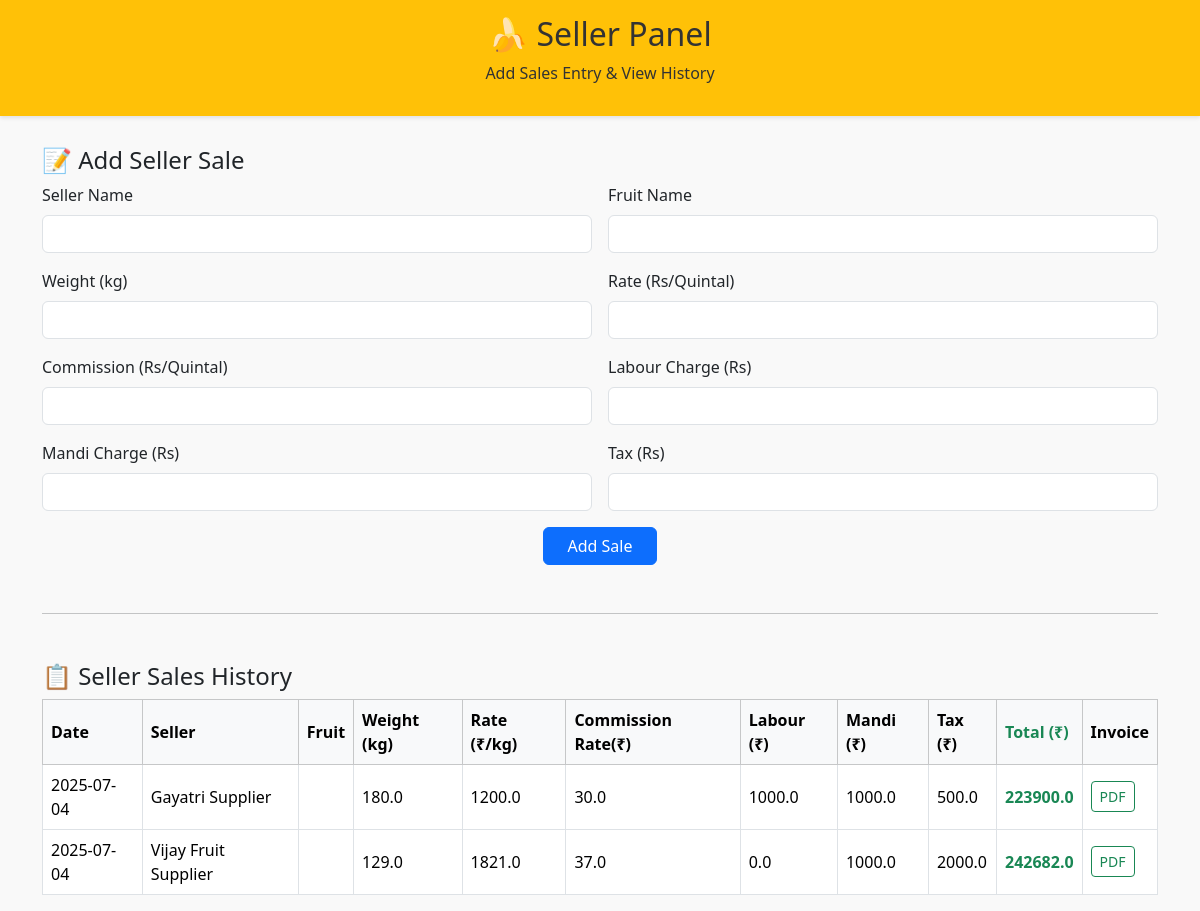
Screenshot of /seller (signed in) with the database file from the repository.
### app/models.py (models this page shows)
class SellerSale(db.Model):
    id = db.Column(db.Integer, primary_key=True)
    seller_name = db.Column(db.String(100), nullable=False)
    quality = db.Column(db.String(100))
    weight = db.Column(db.Float, nullable=False)
    rate = db.Column(db.Float, nullable=False)
    commission_rate = db.Column(db.Float, default=0)
    total_commission = db.Column(db.Float, nullable=True)
    labour_charge = db.Column(db.Float, default=0)
    mandi_charge = db.Column(db.Float, default=0)
    tax = db.Column(db.Float, default=0)
    total_price = db.Column(db.Float)
    date = db.Column(db.Date, default=datetime.now())

### app/routes.py (the view, shortened to what this page needs)
@main.route('/seller', methods=['GET', 'POST'])
@login_required
def seller():
    form = SellerSaleForm()
    sales = SellerSale.query.order_by(SellerSale.date.desc()).all()
    return render_template("sellers.html", form=form, sales=sales)

### app/forms.py
class SellerSaleForm(FlaskForm):
    seller_name = StringField('Seller Name', validators=[DataRequired()])
    fruit_name = StringField('Fruit Name', validators=[DataRequired()])
    quality = StringField('Quality', validators=[Optional()])
    weight = DecimalField('Weight (kg)', validators=[DataRequired()])
    rate = DecimalField('Rate (Rs/Quintal)', validators=[DataRequired()])
    commission_rate = FloatField('Commission (Rs/Quintal)', validators=[InputRequired()])
    labour_charge = DecimalField('Labour Charge (Rs)', validators=[Optional()])
    mandi_charge = DecimalField('Mandi Charge (Rs)', validators=[Optional()])
    tax = DecimalField('Tax (Rs)', validators=[Optional()])
    submit = SubmitField('Add Sale')

### app/__init__.py (called while the page is built)
def create_app(template_folder=None, static_folder=None):
    app = Flask(__name__,template_folder=template_folder, static_folder=static_folder)
    app.config['SECRET_KEY'] = 'supersecret'
    app.config['SQLALCHEMY_DATABASE_URI'] = 'sqlite:///fruitbiz.db'
    migrate = Migrate(app, db)
    db.init_app(app)
    login_manager.init_app(app)
    from .routes import main
    app.register_blueprint(main)
    from .models import User
    @login_manager.user_loader
    def load_user(user_id):
        return User.query.get(int(user_id))
    return app

### templates/sellers.html (shortened to what this page needs)
<!DOCTYPE html>
<html lang="en">
<head>
  <link href="https://cdn.jsdelivr.net/npm/bootstrap@5.3.3/dist/css/bootstrap.min.css" rel="stylesheet">
</head>
<body>
  <div class="header">
    <h2>🍌 Seller Panel</h2>
    <p>Add Sales Entry & View History</p>
  </div>
  <div class="container">
    <h4>📝 Add Seller Sale</h4>
    <form method="POST" novalidate>
      <div class="row g-3">
        <div class="col-md-6">
          {{ form.seller_name.label(class="form-label") }}
          {{ form.seller_name(class="form-control") }}
        </div>
        <div class="col-md-6">
          {{ form.fruit_name.label(class="form-label") }}
          {{ form.fruit_name(class="form-control") }}
        </div>
        <div class="col-md-6">
          {{ form.weight.label(class="form-label") }}
          {{ form.weight(class="form-control") }}
        </div>
        <div class="col-md-6">
          {{ form.rate.label(class="form-label") }}
          {{ form.rate(class="form-control") }}
        </div>
        <div class="col-md-6">
          {{ form.commission_rate.label(class="form-label") }}
          {{ form.commission_rate(class="form-control") }}
        </div>
        <div class="col-md-6">
          {{ form.labour_charge.label(class="form-label") }}
          {{ form.labour_charge(class="form-control") }}
        </div>
        <div class="col-md-6">
          {{ form.mandi_charge.label(class="form-label") }}
          {{ form.mandi_charge(class="form-control") }}
        </div>
        <div class="col-md-6">
          {{ form.tax.label(class="form-label") }}
          {{ form.tax(class="form-control") }}
        </div>
        <div class="col-md-12 text-center mt-3">
          {{ form.submit(class="btn btn-primary px-4") }}
        </div>
      </div>
    </form>
    <hr class="my-5">
    <h4>📋 Seller Sales History</h4>
    <table class="table table-bordered table-hover">
      <thead class="table-light">
        <tr>
          <th>Date</th>
          <th>Seller</th>
          <th>Fruit</th>
          <th>Weight (kg)</th>
          <th>Rate (₹/kg)</th>
          <th>Commission Rate(₹)</th>
          <th>Labour (₹)</th>
          <th>Mandi (₹)</th>
          <th>Tax (₹)</th>
          <th class="text-success">Total (₹)</th>
          <th>Invoice</th>
        </tr>
      </thead>
      <tbody>
        {% for sale in sales %}
          <tr>
            <td>{{ sale.date.strftime('%Y-%m-%d') }}</td>
            <td>{{ sale.seller_name }}</td>
            <td>{{ sale.fruit_name }}</td>
            <td>{{ sale.weight }}</td>
            <td>{{ sale.rate }}</td>
            <td>{{ sale.commission_rate }}</td>
            <td>{{ sale.labour_charge }}</td>
            <td>{{ sale.mandi_charge }}</td>
            <td>{{ sale.tax }}</td>
            <td class="fw-bold text-success">{{ sale.total_price }}</td>
            <td>
              <a href="{{ url_for('main.seller_invoice', sale_id=sale.id) }}" class="btn btn-sm btn-outline-success">PDF</a>
            </td>
          </tr>
        {% else %}
          <tr>
            <td colspan="10" class="text-center text-muted">No sales recorded yet.</td>
          </tr>
        {% endfor %}
      </tbody>
    </table>
  </div>
</body>
</html>

### templates/sellers.html (style rules this page uses)
body { background: #f9f9f9; font-family: 'Segoe UI', sans-serif; }
.header { background-color: #ffc107; color: #333; padding: 15px 0; text-align: center; box-shadow: 0 2px 4px rgba(0,0,0,0.1); margin-bottom: 30px; }
.form-label { font-weight: 500; }
.table th, .table td { vertical-align: middle; }

### rows the page displays
SellerSale: date "2025-07-04", seller_name "Gayatri Supplier", weight "180.0", rate "1200.0", commission_rate "30.0", labour_charge "1000.0", mandi_charge "1000.0", tax "500.0", total_price "223900.0"
SellerSale: date "2025-07-04", seller_name "Vijay Fruit Supplier", weight "129.0", rate "1821.0", commission_rate "37.0", labour_charge "0.0", mandi_charge "1000.0", tax "2000.0", total_price "242682.0"
